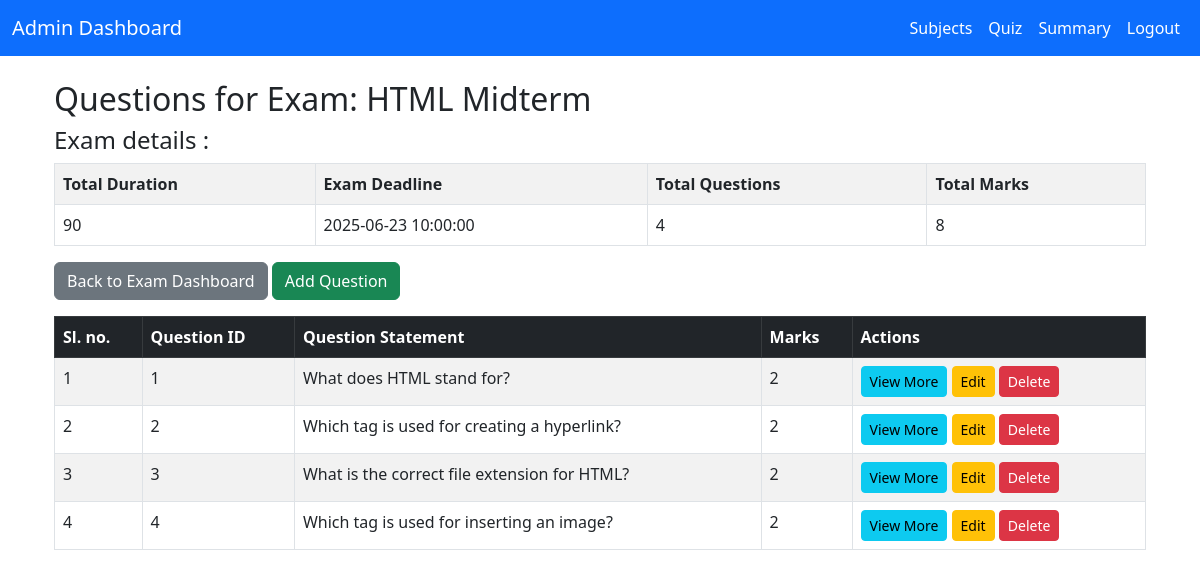
The app's page /admin/exam/1 with its own data.
### app/models.py (models this page shows)
class Exam(db.Model):
    ExamID = db.Column(db.Integer, primary_key=True, autoincrement=True)
    ExamName = db.Column(db.String(100), nullable=False)
    TotalMarks = db.Column(db.Integer, nullable=False)
    TotalQuestions = db.Column(db.Integer, nullable=False)
    TotalDuration = db.Column(db.Integer, nullable=False)
    ExamDate = db.Column(db.DateTime, nullable=False)
    ChapterID = db.Column(db.Integer, db.ForeignKey('chapter.ChapterID', ondelete="CASCADE"), nullable=False)
    questions = db.relationship('Question', backref='exam', lazy=True, cascade="all, delete-orphan")
    attempts = db.relationship('Attempt', backref='exam', lazy=True, cascade="all, delete-orphan")
    chapter = db.relationship('Chapter', backref='exams', lazy=True)

class Question(db.Model):
    QuestionID = db.Column(db.Integer, primary_key=True, autoincrement=True)
    ExamID = db.Column(db.Integer, db.ForeignKey('exam.ExamID', ondelete="CASCADE"), nullable=False)
    QuestionStatement = db.Column(db.String(255), nullable=False)
    Option1 = db.Column(db.String(255), nullable=False)
    Option2 = db.Column(db.String(255), nullable=False)
    Option3 = db.Column(db.String(255), nullable=True)
    Option4 = db.Column(db.String(255), nullable=True)
    CorrectOption = db.Column(db.Integer, nullable=False)
    Marks = db.Column(db.Integer, nullable=False)
    NegMarks = db.Column(db.Integer, nullable=True, default=0)

### app/admin/routes.py (the view)
@admin_bp.route('/exam/<exam_id>', methods=['GET'])
def exam_view(exam_id):
    exam = Exam.query.get(exam_id)
    questions = Question.query.filter_by(ExamID=exam_id).all()
    return render_template('admin/exam_questions.html', exam=exam, questions=questions)

### app/templates/admin/exam_questions.html (shortened to what this page needs)
{% extends "base.html" %}
{% block navbar %}
  {% include "admin/navbar.html" %}
{% endblock %}
{% block content %}
<div class="container mt-4">
  <h2>Questions for Exam: {{ exam.ExamName }}</h2>
  <h4>Exam details :</h4>
  <table class="table table-striped table-bordered">
      <tr>
        <th>Total Duration</th>
        <th>Exam Deadline</th>
        <th>Total Questions</th>
        <th>Total Marks</th>
      </tr>
      <tr>
        <td>{{ exam.TotalDuration }}</td>
        <td>{{ exam.ExamDate }}</td>
        <td>{{ exam.TotalQuestions }}</td>
        <td>{{ exam.TotalMarks }}</td>
      </tr>
  </table>
  <a href="{{ url_for('admin.exam_dashboard') }}" class="btn btn-secondary mb-3">Back to Exam Dashboard</a>
  <button class="btn btn-success mb-3" data-bs-toggle="modal" data-bs-target="#addQuestionModal">
    Add Question
  </button>
  <div class="table-responsive">
    <table class="table table-striped table-bordered">
      <thead class="table-dark">
        <tr>
          <th>Sl. no.</th>
          <th>Question ID</th>
          <th>Question Statement</th>
          <th>Marks</th>
          <th>Actions</th>
        </tr>
      </thead>
      <tbody>
        {% for question in questions %}
        <tr>
          <td>{{ loop.index }}</td>
          <td>{{ question.QuestionID }}</td>
          <td>{{ question.QuestionStatement }}</td>
          <td>{{ question.Marks }}</td>
          <td>
            <button class="btn btn-info btn-sm" data-bs-toggle="modal" data-bs-target="#viewQuestionModal{{ question.QuestionID }}">
              View More
            </button>
            <button class="btn btn-warning btn-sm" data-bs-toggle="modal" data-bs-target="#editQuestionModal{{ question.QuestionID }}">
              Edit
            </button>
            <form action="{{ url_for('admin.question_delete', exam_id=exam.ExamID, question_id=question.QuestionID) }}" method="POST" style="display:inline-block;">
              <button type="submit" class="btn btn-danger btn-sm" onclick="return confirm('Are you sure you want to delete this question?');">
                Delete
              </button>
            </form>
          </td>
        </tr>
        {% endfor %}
      </tbody>
    </table>
  </div>
</div>
{% endblock %}

### records on screen
Exam: ExamName "HTML Midterm", TotalDuration "90", ExamDate "2025-06-23 10:00:00", TotalQuestions "4", TotalMarks "8"
Question: QuestionID "1", QuestionStatement "What does HTML stand for?", Marks "2"
Question: QuestionID "2", QuestionStatement "Which tag is used for creating a hyperlink?", Marks "2"
Question: QuestionID "3", QuestionStatement "What is the correct file extension for HTML?", Marks "2"
Question: QuestionID "4", QuestionStatement "Which tag is used for inserting an image?", Marks "2"
